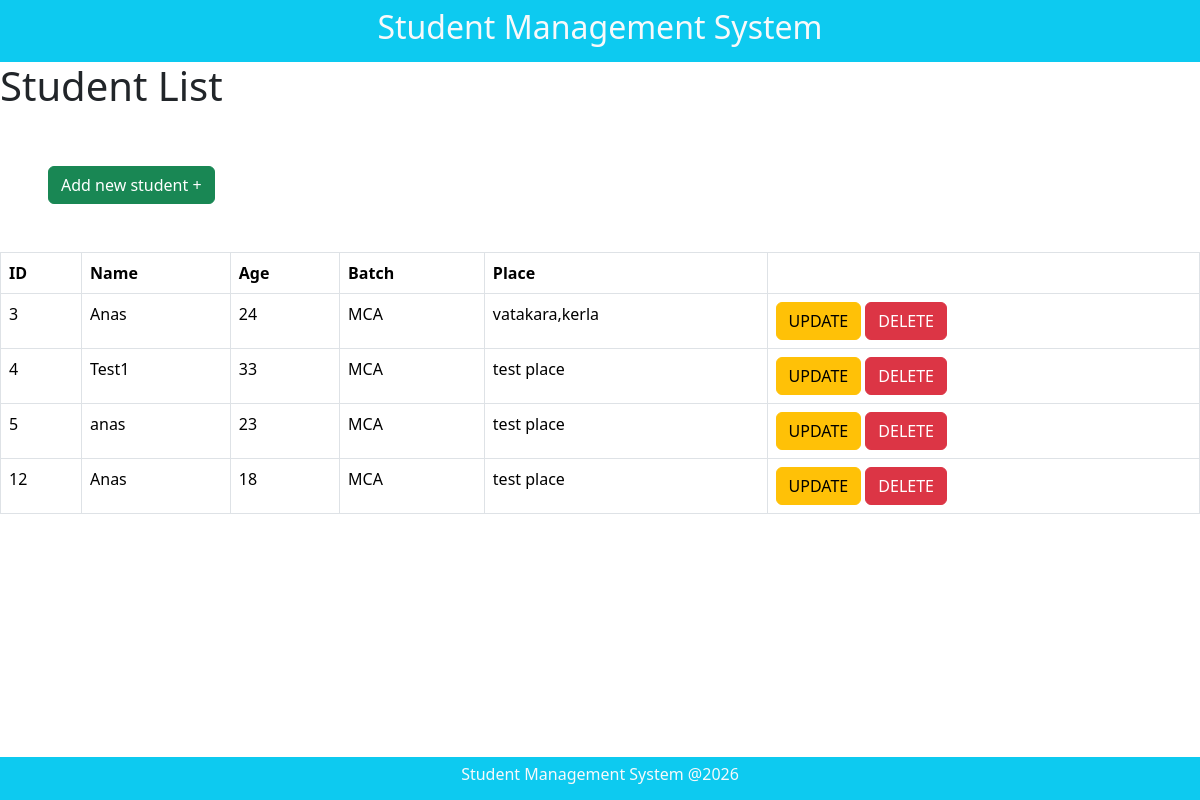
Page /list on the committed database.
### teacher/models.py (models this page shows)
class StudentList(models.Model):
    name = models.CharField(max_length=100)
    age = models.IntegerField()
    batch = models.CharField(max_length=50)
    place = models.CharField(max_length=100)

### teacher/views.py (the view)
# urls.py: path('list',studentListView.as_view(),name="slist"),
class studentListView(View):
    def get(self,req):
        qso = StudentList.objects.all()
        return render(req,"studentlist.html",{'studentlist':qso})

### teacher/templates/studentlist.html (shortened to what this page needs)
<!doctype html>
<html lang="en" data-bs-theme="light">
<head>
    <link href="https://cdn.jsdelivr.net/npm/bootstrap@5.3.8/dist/css/bootstrap.min.css" rel="stylesheet"
 />
</head>
<body>
    <header class="bg-info text-light p-2 text-center">
        <h2>Student Management System</h2>
    </header>
    <h1>Student List</h1>
    <a href="{% url 'sadd' %}" class="btn btn-success m-5">Add new student +</a>
    <table class="table table-bordered">
        <thead>
            <tr>
                <th>ID</th>
                <th>Name</th>
                <th>Age</th>
                <th>Batch</th>
                <th>Place</th>
                <th></th>
            </tr>
        </thead>
        <tbody>
            {% for i in studentlist %}
            <tr>
                <td>{{i.id}}</td>
                <td>{{i.name}}</td>
                <td>{{i.age}}</td>
                <td>{{i.batch}}</td>
                <td>{{i.place}}</td>
                <td>
                    <a class="btn btn-warning" href="{% url 'sedit' i.id %}">UPDATE</a>
                    <a class="btn btn-danger" href="{% url 'sdelete' i.id %}">DELETE</a>
                </td>
            </tr>
            {% endfor %}
        </tbody>
    </table>
    <footer class="bg-info text-light p-2 text-center fixed-bottom">
        <h6>Student Management System @2026</h6>
    </footer>
</body>
</html>

### rows in the picture
StudentList: id "3", name "Anas", age "24", batch "MCA", place "vatakara,kerla"
StudentList: id "4", name "Test1", age "33", batch "MCA", place "test place"
StudentList: id "5", name "anas", age "23", batch "MCA", place "test place"
StudentList: id "12", name "Anas", age "18", batch "MCA", place "test place"
